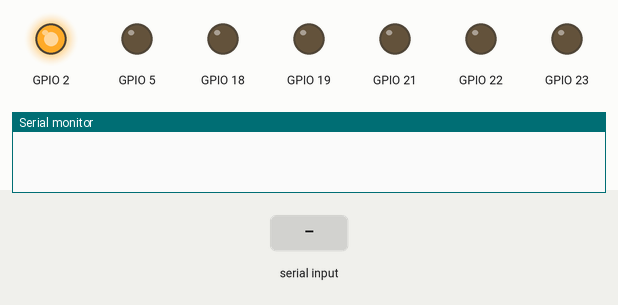
This sketch was run on a simulated ESP32. Parts: output pins drawn as LEDs (lit = HIGH), the last lines printed to the serial monitor. The test bench sets the inputs (shaded band). Nothing arrives over Bluetooth unless stated.

Above: at 1.2 s.
1.3 s: "w" received over the second serial link
At 2.1 s:
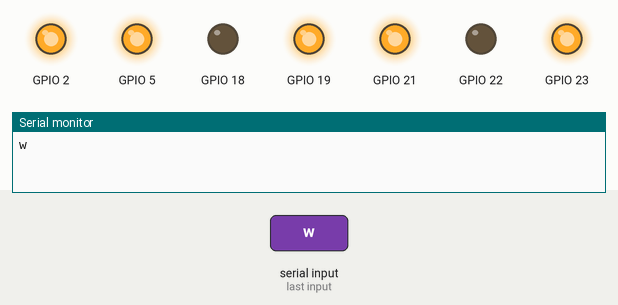
2.8 s: "s" received over the second serial link
At 3.2 s:
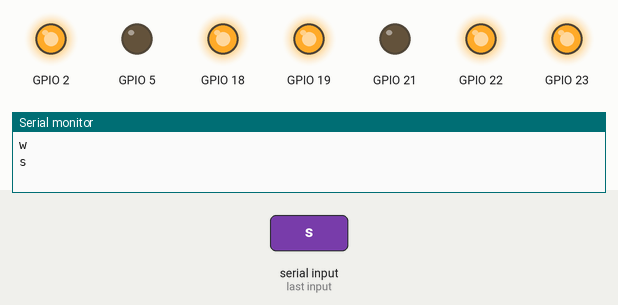
4.3 s: "a" received over the second serial link
At 5.5 s:
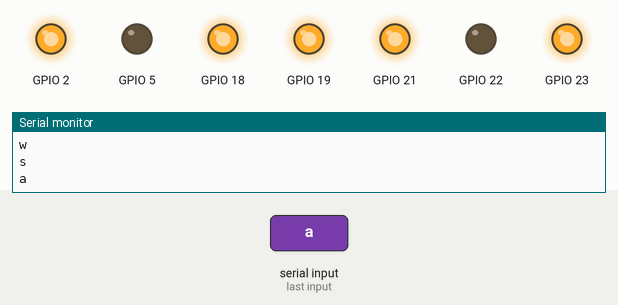
5.8 s: "d" received over the second serial link
At 6.7 s:
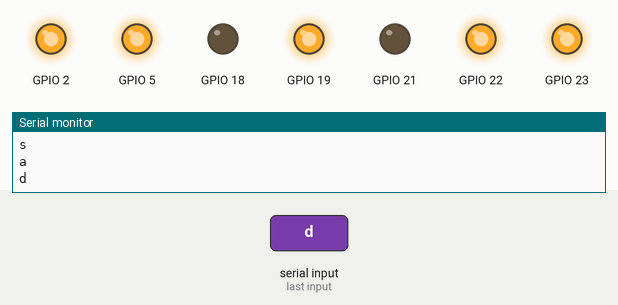
7.3 s: "t" received over the second serial link
At 7.8 s:
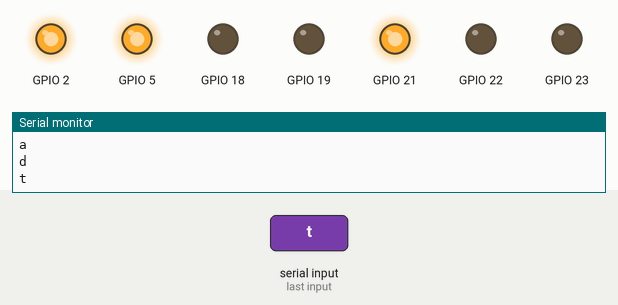
Timing chart, 0 to 9.8 s (numbered marks = the images above; inputs shaded):
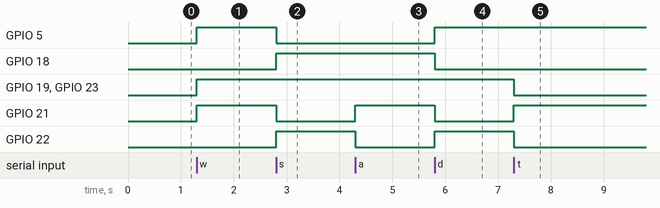

Measured:
- after the input at 1.3 s, GPIO 5, GPIO 19, GPIO 21, GPIO 23: LOW → HIGH at once
- after the input at 2.8 s, GPIO 5, GPIO 21: HIGH → LOW at once; GPIO 18, GPIO 22: LOW → HIGH at once
- after the input at 4.3 s, GPIO 21: LOW → HIGH at once; GPIO 22: HIGH → LOW at once
- after the input at 5.8 s, GPIO 5, GPIO 22: LOW → HIGH at once; GPIO 18, GPIO 21: HIGH → LOW at once
- after the input at 7.3 s, GPIO 19, GPIO 22, GPIO 23: HIGH → LOW at once; GPIO 21: LOW → HIGH at once

The sketch:

BluetoothDrive.ino
```cpp
#include "BluetoothSerial.h"

BluetoothSerial SerialBT;

// {inputPin1, inputPin2, pwmPin}
uint8_t motorLeft[] = {5,18,19};
uint8_t motorRight[] = {21,22,23};

void setMotor(uint8_t motor[]){
  pinMode(motor[0], OUTPUT);
  pinMode(motor[1], OUTPUT);
  pinMode(motor[2], OUTPUT);
}

void ctrlMotor(uint8_t motor[], uint8_t dir, uint8_t pwm){
  if(dir == 0){
    digitalWrite(motor[0], HIGH);
    digitalWrite(motor[1], LOW);

    analogWrite(motor[2], pwm);
  }
  else if(dir == 1){
    digitalWrite(motor[0], LOW);
    digitalWrite(motor[1], HIGH);

    analogWrite(motor[2], pwm);
  }
}

void setup() {
  setMotor(motorLeft);
  setMotor(motorRight);
  Serial.begin(115200);
  SerialBT.begin("ESP32_BT");

  pinMode(2, OUTPUT);
  digitalWrite(2, HIGH); // Enable the motor driver
}

void loop() {
  if(SerialBT.available()){
    char cmd = SerialBT.read();
    Serial.println(cmd);
    SerialBT.println(cmd);
    switch(cmd){
      case 'w':
        ctrlMotor(motorLeft, 0, 255);
        ctrlMotor(motorRight, 0, 255);
        break;
      case 's':
        ctrlMotor(motorLeft, 1, 255);
        ctrlMotor(motorRight, 1, 255);
        break;
      case 'a':
        ctrlMotor(motorLeft, 1, 255);
        ctrlMotor(motorRight, 0, 255);
        break;
      case 'd':
        ctrlMotor(motorLeft, 0, 255);
        ctrlMotor(motorRight, 1, 255);
        break;
      case 't':
        ctrlMotor(motorLeft, 0, 0);
        ctrlMotor(motorRight, 0, 0);
        break;
    }
  }
}
```
